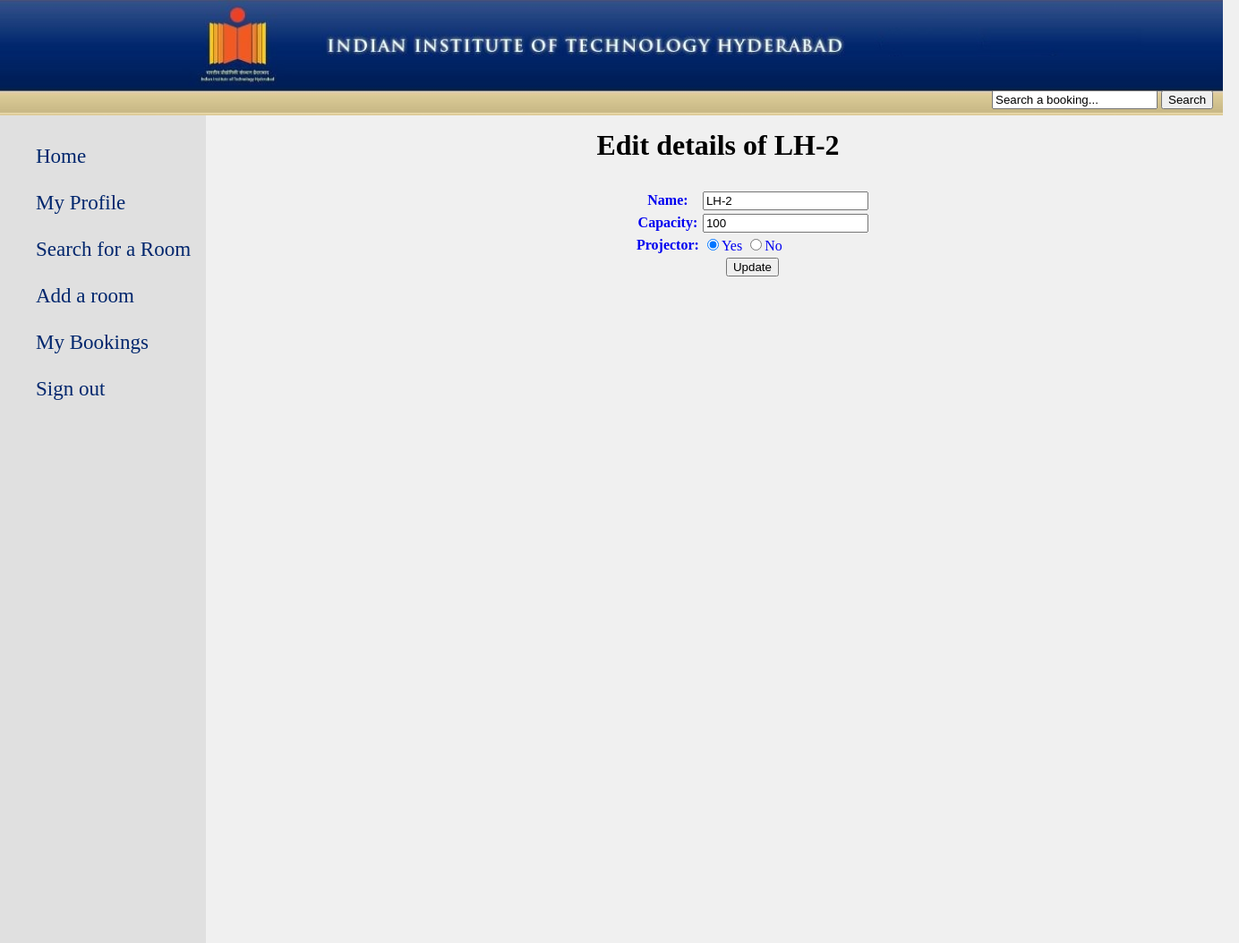
/edit_room.php?roomid=2 (signed in), run on the app's committed database.
### tables this page shows
CREATE TABLE `rooms` (
  `id` int(11) NOT NULL AUTO_INCREMENT,
  `name` char(10) DEFAULT NULL,
  `capacity` smallint(5) unsigned DEFAULT NULL,
  `projector` tinyint(1) unsigned DEFAULT '0',
  PRIMARY KEY (`id`)
);

### functions.php (called while the page is built, shortened)
<?php
function roomDetails($roomid)
	{
	$sql="SELECT * FROM rooms WHERE id={$roomid};";
	$result=mysql_query($sql);
	if($row=mysql_fetch_array($result))
		return $row;
	return null;
	}
?>

### edit_room.php (the view, shortened to what this page needs)
<?php
include_once("functions.php");
$room=roomDetails($_REQUEST['roomid']);
						?>
<html>
	<head>
		<link rel="stylesheet" href="style.css">
	</head>
	<body>
		<?php
		include("header.php");
		include("navigation.php");
		?>
		<h1 align="center">Edit details of <?php echo $room['name']; ?></h1>
		<div class="form">
			<form action="edit_room.php" method="post">
			<table class="form_table">
				<tr>
					<th>Name:</th>
					<td><input type="text" name="name" value="<?php echo isset($_POST['name'])?$_POST['name']:$room['name']; ?>"></td>
				</tr>
				<tr>
					<th>Capacity:</th>
					<td><input type="number" name="capacity" min="1" value="<?php echo (isset($_POST['capacity']))?$_POST['capacity']:$room['capacity']; ?>"></td>
				</tr>
				<tr>
					<th>Projector:</th>
					<td>
					<input type="radio" name="projector" value="1" <?php if((isset($_POST['projector']) && $_POST['projector']=="1") || (!isset($_POST['projector']) && $room['projector']=="1")) echo "checked=\"checked\""; ?> >Yes
					<input type="radio" name="projector" value="0" <?php if((isset($_POST['projector']) && $_POST['projector']=="0") || (!isset($_POST['projector']) && $room['projector']=="0")) echo "checked=\"checked\""; ?> >No
					</td>
				</tr>
				<tr>
					<td colspan="2" align="center"><input type="submit" name="update_room" value="Update"></td>
				</tr>
			</table>
			</form>
		</div>
		</div>
	</body>
</html>

### style.css (style rules this page uses)
body { background-color:#f0f0f0; }
.form { margin-top:30px; margin-left:500px; width:500px; height:100px; font-family:"New Times Roman"; color:#f00000; }
.form_table { color:#0000f0; }

### data on the page
rooms: name "LH-2", capacity "100", projector "☑"
